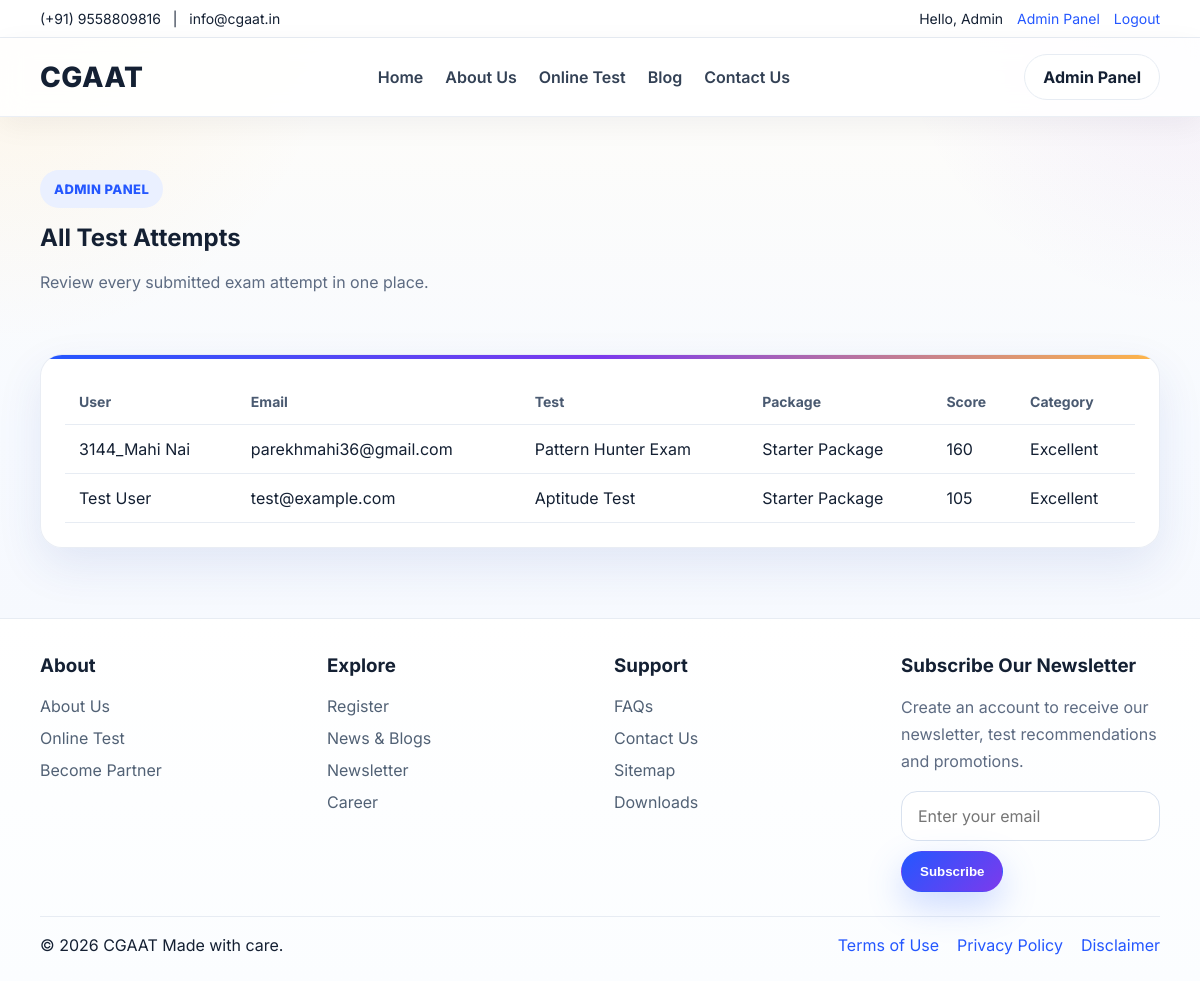
Screenshot of /admin/attempts (signed in) with the database file from the repository.
### tables this page shows
CREATE TABLE users (
            id INTEGER PRIMARY KEY AUTOINCREMENT,
            name TEXT NOT NULL,
            email TEXT UNIQUE NOT NULL,
            password_hash TEXT NOT NULL,
            role TEXT NOT NULL DEFAULT 'user',
            created_at TEXT NOT NULL
        );

CREATE TABLE test_attempts (
            id INTEGER PRIMARY KEY AUTOINCREMENT,
            user_id INTEGER NOT NULL,
            test_slug TEXT NOT NULL,
            test_name TEXT NOT NULL,
            package_name TEXT NOT NULL,
            answers_json TEXT NOT NULL,
            score INTEGER NOT NULL,
            category TEXT NOT NULL,
            strengths TEXT NOT NULL,
            recommendation TEXT NOT NULL,
            created_at TEXT NOT NULL,
            FOREIGN KEY(user_id) REFERENCES users(id)
        );

### app.py (the view)
@app.route('/admin/attempts')
@admin_required
def admin_attempts():
    rows = get_db().execute(
        '''SELECT test_attempts.*, users.name AS user_name, users.email AS user_email
           FROM test_attempts JOIN users ON users.id = test_attempts.user_id
           ORDER BY test_attempts.id DESC'''
    ).fetchall()
    return render_template('admin_attempts.html', rows=rows)

### app.py (called while the page is built)
def get_db():
    if 'db' not in g:
        g.db = sqlite3.connect(DB_PATH)
        g.db.row_factory = sqlite3.Row
    return g.db

def current_user():
    uid = session.get('user_id')
    if not uid:
        return None
    return get_db().execute('SELECT * FROM users WHERE id = ?', (uid,)).fetchone()

def admin_required(fn):
    @wraps(fn)
    def wrapper(*args, **kwargs):
        user = current_user()
        if not user or user['role'] != 'admin':
            abort(403)
        return fn(*args, **kwargs)
    return wrapper

@app.context_processor
def inject_globals():
    return {
        'current_user': current_user(),
        'year': datetime.now().year,
        'all_tests': list(TESTS.values())
    }

### templates/admin_attempts.html (shortened to what this page needs)
{% extends 'base.html' %}
{% block content %}
<section class="page-hero small">
  <div class="container">
    <p class="eyebrow">Admin Panel</p>
    <h1>All Test Attempts</h1>
    <p>Review every submitted exam attempt in one place.</p>
  </div>
</section>
<section class="section">
  <div class="container table-wrap card premium-hover table-card">
    <table>
      <thead><tr><th>User</th><th>Email</th><th>Test</th><th>Package</th><th>Score</th><th>Category</th></tr></thead>
      <tbody>
        {% for row in rows %}
        <tr><td>{{ row.user_name }}</td><td>{{ row.user_email }}</td><td>{{ row.test_name }}</td><td>{{ row.package_name }}</td><td>{{ row.score }}</td><td>{{ row.category }}</td></tr>
        {% else %}
        <tr><td colspan="6">No data found.</td></tr>
        {% endfor %}
      </tbody>
    </table>
  </div>
</section>
{% endblock %}

### templates/base.html (shortened to what this page needs)
<!doctype html>
<html lang="en">
<head>
  <link rel="stylesheet" href="{{ url_for('static', filename='css/style.css') }}">
</head>
<body>
  <div class="topbar">
    <div class="container topbar-inner">
      <div class="contact-mini">(+91) 9558809816 &nbsp; | &nbsp; info@cgaat.in</div>
      <div class="auth-mini">
        {% if current_user %}
          <span>Hello, {{ current_user['name'] }}</span>
          {% if current_user['role'] == 'admin' %}
            <a href="{{ url_for('admin_dashboard') }}">Admin Panel</a>
          {% else %}
            <a href="{{ url_for('dashboard') }}">Dashboard</a>
          {% endif %}
          <a href="{{ url_for('logout') }}">Logout</a>
        {% else %}
          <a href="{{ url_for('login') }}">Log in</a>
          <a href="{{ url_for('register') }}">Register</a>
        {% endif %}
      </div>
    </div>
  </div>
  <header class="header">
    <div class="container nav-wrap">
      <a href="{{ url_for('home') }}" class="brand">CGAAT</a>
      <nav class="nav">
        <a href="{{ url_for('home') }}">Home</a>
        <a href="{{ url_for('about') }}">About Us</a>
        <a href="{{ url_for('tests') }}">Online Test</a>
        <a href="{{ url_for('blog') }}">Blog</a>
        <a href="{{ url_for('contact') }}">Contact Us</a>
      </nav>
      <div class="nav-actions">
        {% if current_user %}
          {% if current_user['role'] == 'admin' %}
            <a class="btn btn-light" href="{{ url_for('admin_dashboard') }}">Admin Panel</a>
          {% else %}
            <a class="btn btn-light" href="{{ url_for('dashboard') }}">Dashboard</a>
          {% endif %}
        {% else %}
          <a class="btn btn-light" href="{{ url_for('login') }}">Log In</a>
          <a class="btn btn-primary" href="{{ url_for('register') }}">Sign Up</a>
        {% endif %}
      </div>
    </div>
  </header>
  <main>
    {% block content %}{% endblock %}
  </main>
  <footer class="footer">
    <div class="container footer-grid">
      <div>
        <h3>About</h3>
        <a href="{{ url_for('about') }}">About Us</a>
        <a href="{{ url_for('tests') }}">Online Test</a>
        <a href="{{ url_for('home') }}#partner">Become Partner</a>
      </div>
      <div>
        <h3>Explore</h3>
        <a href="{{ url_for('register') }}">Register</a>
        <a href="{{ url_for('blog') }}">News &amp; Blogs</a>
        <a href="{{ url_for('home') }}#newsletter">Newsletter</a>
        <a href="{{ url_for('tests') }}">Career</a>
      </div>
      <div>
        <h3>Support</h3>
        <a href="{{ url_for('faq') }}">FAQs</a>
        <a href="{{ url_for('contact') }}">Contact Us</a>
        <a href="{{ url_for('sitemap') }}">Sitemap</a>
        <a href="{{ url_for('terms') }}">Downloads</a>
      </div>
      <div id="newsletter">
        <h3>Subscribe Our Newsletter</h3>
        <p>Create an account to receive our newsletter, test recommendations and promotions.</p>
        <form class="newsletter-form">
          <input type="email" placeholder="Enter your email">
          <button type="button" class="btn btn-primary">Subscribe</button>
        </form>
      </div>
    </div>
    <div class="container footer-bottom">
      <div>© {{ year }} CGAAT Made with care.</div>
      <div class="footer-links">
        <a href="{{ url_for('terms') }}">Terms of Use</a>
        <a href="{{ url_for('privacy') }}">Privacy Policy</a>
        <a href="{{ url_for('disclaimer') }}">Disclaimer</a>
      </div>
    </div>
  </footer>
</body>
</html>

### static/css/style.css (style rules this page uses)
:root { --bg:#f7f9fc; --card:#ffffff; --text:#142033; --muted:#5d6b82; --line:#e7ecf3; --primary:#2457ff; --primary-soft:#eaf0ff; --shadow:0 18px 45px rgba(38,73,163,.10); --radius:22px; }
* { box-sizing:border-box }
html { scroll-behavior:smooth }
body { margin:0;font-family:Inter,system-ui,sans-serif;background:linear-gradient(180deg,#fbfcff, #f4f7fb 45%, #f8fafc);color:var(--text) }
a { text-decoration:none;color:var(--primary) }
p { line-height:1.7;color:var(--muted) }
h1,h2,h3 { line-height:1.2;margin:0 0 14px }
.container { width:min(1120px,calc(100% - 32px));margin:auto }
.topbar { background:#fff;border-bottom:1px solid var(--line);font-size:14px }
.topbar-inner,.nav-wrap,.footer-bottom,.section-head,.hero-actions,.topbar .auth-mini,.stats-row,.banner-grid,.hero-points,.pagination-row,.admin-links { display:flex;align-items:center }
.topbar-inner,.nav-wrap,.footer-bottom { justify-content:space-between }
.topbar-inner { padding:10px 0 }
.auth-mini,.hero-actions,.admin-links { gap:14px }
.header { position:sticky;top:0;z-index:20;background:rgba(255,255,255,.88);backdrop-filter:blur(14px);border-bottom:1px solid rgba(231,236,243,.8) }
.nav-wrap { padding:16px 0;gap:20px }
.brand { font-size:28px;font-weight:800;letter-spacing:.5px;color:var(--text) }
.nav { display:flex;gap:22px;flex:1;justify-content:center;flex-wrap:wrap }
.nav a { color:#334155;font-weight:600 }
.btn { display:inline-flex;align-items:center;justify-content:center;border:1px solid var(--line);padding:12px 18px;border-radius:999px;font-weight:700;color:var(--text);background:#fff;transition:.2s ease;cursor:pointer }
.btn-primary { background:linear-gradient(135deg,#2457ff,#4f7cff);border-color:transparent;color:#fff }
.btn-light { background:#fff }
.hero-grid,.two-col,.footer-grid { display:grid;gap:28px }
.eyebrow { display:inline-block;padding:8px 14px;border-radius:999px;background:var(--primary-soft);color:var(--primary);font-size:13px;font-weight:800;letter-spacing:.4px;text-transform:uppercase;margin-bottom:16px }
.hero-card,.card { background:rgba(255,255,255,.95);border:1px solid rgba(231,236,243,.9);border-radius:var(--radius);box-shadow:var(--shadow) }
.section { padding:30px 0 }
.card { padding:24px }
.footer { margin-top:40px;background:#fff;border-top:1px solid var(--line) }
.footer-grid { grid-template-columns:repeat(4,1fr);padding:36px 0 24px }
.footer-grid h3 { margin-bottom:12px }
.footer-grid a { display:block;padding:6px 0;color:#516175 }
.newsletter-form { display:flex;gap:10px;flex-wrap:wrap }
.newsletter-form input,.form-card input,.form-card textarea,.form-card select { width:100%;padding:14px 16px;border-radius:16px;border:1px solid #d9e2ef;background:#fff;font:inherit;color:var(--text);outline:none }
.footer-bottom { padding:18px 0 26px;border-top:1px solid var(--line);gap:18px;flex-wrap:wrap }
.footer-links { display:flex;gap:18px;flex-wrap:wrap }
.page-hero.small { padding:40px 0 12px }
.table-wrap { overflow:auto }
table { width:100%;border-collapse:collapse }
th,td { text-align:left;padding:14px;border-bottom:1px solid var(--line) }
th { color:#4a5a71;font-size:14px }
:root { --secondary:#7c3aed; --warm:#ffb648; }
body { background: radial-gradient(circle at top left, rgba(255,182,72,.10), transparent 22%), radial-gradient(circle at top right, rgba(124,58,237,.08), transparent 20%), linear-gradient(180deg,#fffdf8, #f7faff 44%, #f5f7fc); }
.header { box-shadow:0 8px 30px rgba(15,23,42,.05) }
.nav a,.auth-mini a,.footer-grid a { position:relative;transition:.25s ease }
.nav a::after,.auth-mini a::after,.footer-grid a::after { content:"";position:absolute;left:0;bottom:-4px;width:0;height:2px;border-radius:999px; background:linear-gradient(90deg,var(--primary),var(--secondary));transition:.25s ease; }
.premium-hover,.card,.partner-item,.floating-card,.btn,.stat,.mini-badge,.question-card { transition:transform .28s ease, box-shadow .28s ease, border-color .28s ease, background .28s ease; }
.btn-primary { background:linear-gradient(135deg,var(--primary),var(--secondary)); box-shadow:0 14px 35px rgba(79,124,255,.28); }
.footer { background:linear-gradient(180deg,#fff,#fbfdff) }
.fancy-border::before,.exam-card-large::before,.auth-shell::before,.table-card::before { content:"";position:absolute;inset:0 0 auto 0;height:4px; background:linear-gradient(90deg,var(--primary),var(--secondary),var(--warm)); }
.dashboard-panel,.table-card,.auth-shell { position:relative;overflow:hidden }
.page-hero.small p { max-width:760px }

### rows the page displays
users: name "Admin"
test_attempts: user_name "3144_Mahi Nai", user_email "parekhmahi36@gmail.com", test_name "Pattern Hunter Exam", package_name "Starter Package", score "160", category "Excellent"
test_attempts: user_name "Test User", user_email "test@example.com", test_name "Aptitude Test", package_name "Starter Package", score "105", category "Excellent"
